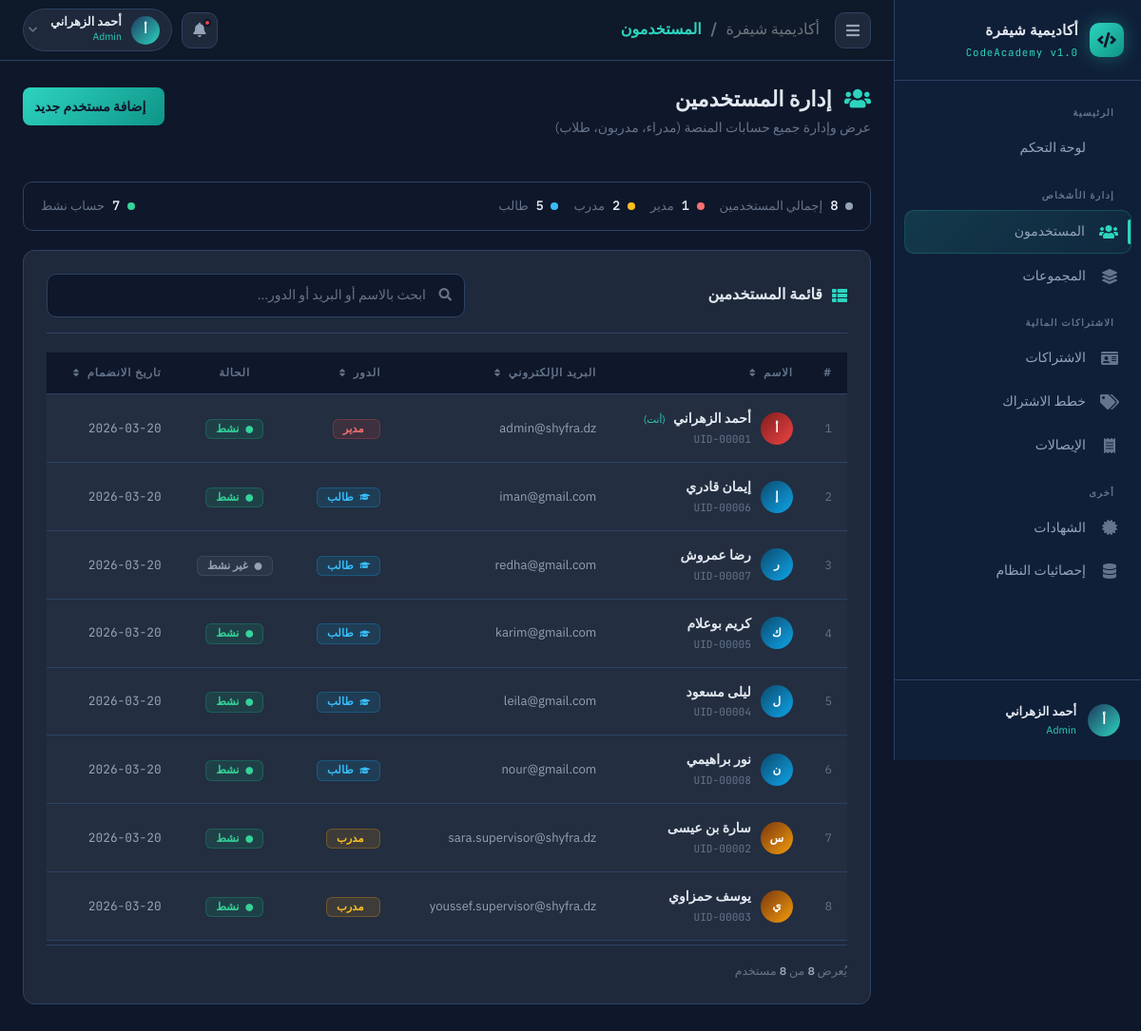
/users (signed in), run on an earlier commit of the app's database.
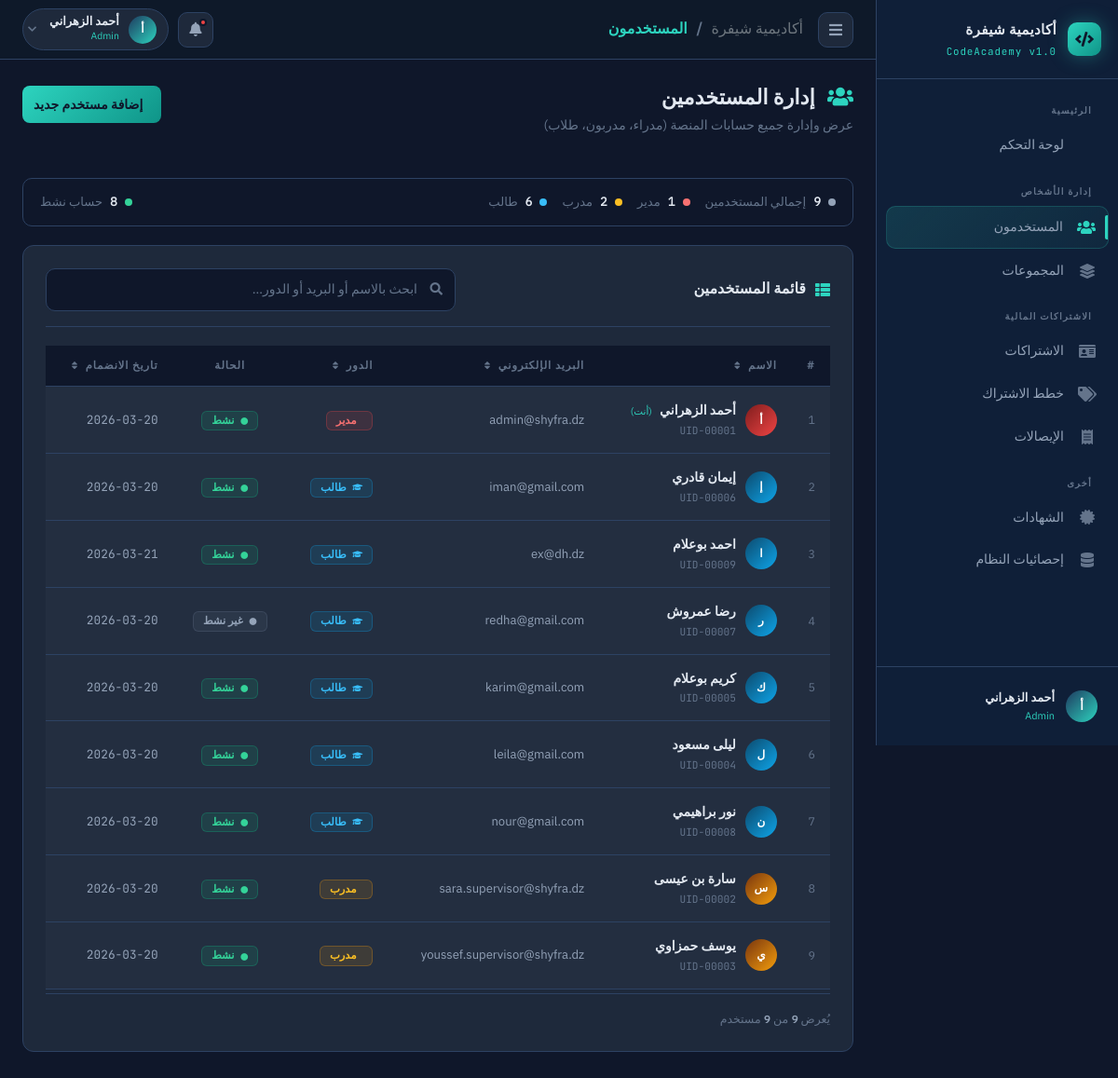
And on a later commit of the database.
### models.py (models this page shows, shortened)
class User(UserMixin, db.Model):           # UserMixin MUST come before db.Model
    __tablename__ = "Users"
    user_id       = db.Column(db.Integer,     primary_key=True, autoincrement=True)
    fname         = db.Column(db.String(60),  nullable=False,   comment="الاسم الأول")
    lname         = db.Column(db.String(60),  nullable=False,   comment="اسم العائلة")
    email         = db.Column(db.String(150), nullable=False,   unique=True, index=True)
    password_hash = db.Column(db.String(255), nullable=False)
    role          = db.Column(db.Enum(RoleEnum),       nullable=False,
                              default=RoleEnum.Member, index=True)
    status        = db.Column(db.Enum(UserStatusEnum), nullable=False,
                              default=UserStatusEnum.Active, index=True)
    created_at    = db.Column(db.DateTime, nullable=False, default=datetime.utcnow)
    supervised_groups = db.relationship(
        "Group", back_populates="supervisor",
        foreign_keys="Group.supervisor_id", lazy="dynamic",
    )
    group_memberships = db.relationship(
        "GroupMember", back_populates="member",
        cascade="all, delete-orphan", lazy="dynamic",
    )
    subscriptions = db.relationship(
        "Subscription", back_populates="member",
        cascade="all, delete-orphan", lazy="dynamic",
    )
    certificates = db.relationship(
        "Certificate", back_populates="member",
        foreign_keys="Certificate.member_id",
        cascade="all, delete-orphan", lazy="dynamic",
    )
    issued_certificates = db.relationship(
        "Certificate", back_populates="issuer",
        foreign_keys="Certificate.issued_by", lazy="dynamic",
    )
    @property
    def is_active(self) -> bool:
        return self.status == UserStatusEnum.Active
    @property
    def full_name(self) -> str:
        return f"{self.fname} {self.lname}"
    @property
    def is_admin(self) -> bool:
        return self.role == RoleEnum.Admin

### users_routes.py (the view)
    @app.route("/users", methods=["GET"])
    @login_required
    @admin_required
    def users():
        all_users = (
            User.query
            .order_by(User.role.asc(), User.fname.asc(), User.lname.asc())
            .all()
        )
        return render_template("users.html", users=all_users)

### app.py (called while the page is built)
def _init_login_manager(app: Flask) -> None:
    login_manager.init_app(app)
    login_manager.login_view         = "login"
    login_manager.login_message      = "يرجى تسجيل الدخول للوصول إلى هذه الصفحة."
    login_manager.login_message_category = "warning"
    login_manager.remember_cookie_name = "shyfra_remember"
    @login_manager.user_loader
    def load_user(user_id: str) -> User | None:
        try:
            return db.session.get(User, int(user_id))
        except (ValueError, TypeError):
            return None
    @login_manager.unauthorized_handler
    def unauthorized():
        """Custom handler so we can flash a specific message."""
        flash("يجب تسجيل الدخول أولاً للوصول إلى هذه الصفحة.", "warning")
        return redirect(url_for("login"))

### groups_routes.py (called while the page is built)
def admin_required(f):
    @wraps(f)
    def decorated(*args, **kwargs):
        if not current_user.is_admin:
            flash("هذه الصفحة مخصصة للمسؤول فقط.", "danger")
            return redirect(url_for("dashboard"))
        return f(*args, **kwargs)
    return decorated

### templates/users.html (shortened to what the changed rows need)
{% extends 'base.html' %}
{% block content %}
<div class="page-header d-flex align-items-start justify-content-between flex-wrap gap-3">
    <div>
        <h1 class="page-title">
            <i class="fa-solid fa-users me-2" style="color:#2dd4bf;" aria-hidden="true"></i>
            إدارة المستخدمين
        </h1>
    </div>
</div>
{% set admins = users | selectattr('role.value','equalto','Admin') | list %}
{% set supervisors = users | selectattr('role.value','equalto','Supervisor') | list %}
{% set members = users | selectattr('role.value','equalto','Member') | list %}
{% set actives = users | selectattr('is_active') | list %}
<div class="summary-banner" role="region" aria-label="ملخص المستخدمين">
    <div class="summary-item">
        <span class="summary-dot" style="background:#94a3b8;" aria-hidden="true"></span>
        <span class="summary-val">{{ users | length }}</span>
        <span class="summary-lbl">إجمالي المستخدمين</span>
    </div>
    <div class="summary-item">
        <span class="summary-dot" style="background:#38bdf8;" aria-hidden="true"></span>
        <span class="summary-val">{{ members | length }}</span>
        <span class="summary-lbl">طالب</span>
    </div>
    <div class="summary-item" style="margin-right:auto;">
        <span class="summary-dot" style="background:#34d399;" aria-hidden="true"></span>
        <span class="summary-val">{{ actives | length }}</span>
        <span class="summary-lbl">حساب نشط</span>
    </div>
</div>
<div class="content-card" role="region" aria-label="جدول المستخدمين">
    <div class="content-card-header flex-column flex-md-row
              align-items-start align-items-md-center gap-3">
        <h2 class="content-card-title mb-0">
            <i class="fa-solid fa-table-list" aria-hidden="true"></i>
            قائمة المستخدمين
        </h2>
    </div>
    <div class="table-responsive">
        <table id="usersTable" class="table table-dark-custom mb-0" aria-label="جدول المستخدمين" aria-live="polite">
            <thead>
                <tr>
                    <th scope="col" style="width:36px;" aria-hidden="true">#</th>
                    <th scope="col" data-sort="name">
                        الاسم
                        <i class="fa-solid fa-sort sort-icon" aria-hidden="true"></i>
                    </th>
                    <th scope="col" class="col-email" data-sort="email">
                        البريد الإلكتروني
                        <i class="fa-solid fa-sort sort-icon" aria-hidden="true"></i>
                    </th>
                    <th scope="col" data-sort="role">
                        الدور
                        <i class="fa-solid fa-sort sort-icon" aria-hidden="true"></i>
                    </th>
                    <th scope="col" class="col-status text-center">الحالة</th>
                    <th scope="col" class="col-date" data-sort="date">
                        تاريخ الانضمام
                        <i class="fa-solid fa-sort sort-icon" aria-hidden="true"></i>
                    </th>
                </tr>
            </thead>
            <tbody id="tableBody">
                {% for user in users %}
                {% if user.role.value == 'Admin' %}
                {% set role_ar = 'مدير' %}
                {% set role_badge = 'badge-role-admin' %}
                {% set role_icon = 'fa-shield-halved' %}
                {% set avatar_cls = 'avatar-admin' %}
                {% elif user.role.value == 'Supervisor' %}
                {% set role_ar = 'مدرب' %}
                {% set role_badge = 'badge-role-supervisor' %}
                {% set role_icon = 'fa-chalkboard-user' %}
                {% set avatar_cls = 'avatar-supervisor' %}
                {% else %}
                {% set role_ar = 'طالب' %}
                {% set role_badge = 'badge-role-member' %}
                {% set role_icon = 'fa-graduation-cap' %}
                {% set avatar_cls = 'avatar-member' %}
                {% endif %}
                <tr class="user-row" data-name="{{ user.fname }} {{ user.lname }}" data-email="{{ user.email }}"
                    data-role="{{ role_ar }}" data-status="{{ user.status.value }}"
                    data-date="{{ user.created_at.strftime('%Y-%m-%d') }}"
                    aria-label="{{ user.full_name }} — {{ role_ar }}">
                    <td style="color:var(--text-muted);font-size:.78rem;">
                        {{ loop.index }}
                    </td>
                    <td>
                        <div class="user-chip">
                            <div class="user-avatar {{ avatar_cls }}" aria-hidden="true" title="{{ user.full_name }}">
                                {{ user.fname[0] | upper }}
                            </div>
                            <div>
                                <div class="user-full-name">
                                    {{ user.fname }} {{ user.lname }}
                                    {% if user.user_id == current_user.user_id %}
                                    <span style="font-size:.65rem;color:#2dd4bf;
                               font-weight:500;margin-right:5px;" title="هذا حسابك">
                                        (أنت)
                                    </span>
                                    {% endif %}
                                </div>
                                <div class="user-id-sub" aria-label="معرف المستخدم {{ user.user_id }}">
                                    UID-{{ "%05d" % user.user_id }}
                                </div>
                            </div>
                        </div>
                    </td>
                    <td class="col-email">
                        <span class="email-cell" title="{{ user.email }}">
                            {{ user.email }}
                        </span>
                    </td>
                    <td>
                        <span class="badge badge-custom {{ role_badge }}" aria-label="الدور: {{ role_ar }}">
                            <i class="fa-solid {{ role_icon }}"
                                style="font-size:.55rem;vertical-align:middle;margin-left:4px;" aria-hidden="true"></i>
                            {{ role_ar }}
                        </span>
                    </td>
                    <td class="col-status text-center">
                        {% if user.is_active %}
                        <span class="badge badge-custom badge-status-active" aria-label="الحالة: نشط">
                            <i class="fa-solid fa-circle" style="font-size:.5rem;vertical-align:middle;margin-left:4px;"
                                aria-hidden="true"></i>
                            نشط
                        </span>
                        {% else %}
                        <span class="badge badge-custom badge-status-inactive" aria-label="الحالة: غير نشط">
                            <i class="fa-solid fa-circle" style="font-size:.5rem;vertical-align:middle;margin-left:4px;"
                                aria-hidden="true"></i>
                            غير نشط
                        </span>
                        {% endif %}
                    </td>
                    <td class="col-date">
                        <span class="date-mono" aria-label="{{ user.created_at.strftime('%d/%m/%Y') }}">
                            {{ user.created_at.strftime('%Y-%m-%d') }}
                        </span>
                    </td>
                </tr>
                {% endfor %}
            </tbody>
        </table>
    </div>
    <div class="d-flex align-items-center justify-content-between
              flex-wrap gap-2 pt-3 mt-1" style="border-top:1px solid var(--surface-border);">
        <span style="font-size:.78rem;color:var(--text-muted);">
            يُعرض
            <strong id="visibleCount" style="color:var(--text-secondary);">{{ users | length }}</strong>
            من
            <strong style="color:var(--text-secondary);">{{ users | length }}</strong>
            مستخدم
        </span>
    </div>
</div>
{% endblock %}

### templates/base.html (shortened to what the changed rows need)
<!DOCTYPE html>
<html lang="ar" dir="rtl">
<head>
    <link rel="stylesheet" href="{{ url_for('static', filename='css/fonts.css') }}" />
    <link rel="stylesheet" href="{{ url_for('static', filename='css/bootstrap.rtl.min.css') }}" />
    <link rel="stylesheet" href="{{ url_for('static', filename='css/fontawesome.css') }}" />
</head>
<body>
    <nav id="sidebar" role="navigation" aria-label="القائمة الرئيسية">
        <div class="sidebar-footer">
            {% if current_user is defined and current_user.is_authenticated %}
            <div class="sidebar-user" title="{{ current_user.full_name }}">
                <div class="sidebar-avatar" aria-hidden="true">
                    {{ current_user.fname[0] | upper }}
                </div>
                <div class="sidebar-user-info">
                    <div class="sidebar-user-name">{{ current_user.full_name }}</div>
                    <div class="sidebar-user-role">{{ current_user.role.value }}</div>
                </div>
            </div>
            {% endif %}
        </div>
    </nav>
    <header id="topbar" role="banner">
        <div class="topbar-actions" role="toolbar" aria-label="أدوات الصفحة">
            <div class="dropdown" id="profileDropdownWrapper">
                <a href="#" class="profile-dropdown-toggle" id="profileDropdownBtn" aria-expanded="false"
                    aria-haspopup="true" aria-label="قائمة الملف الشخصي">
                    <div class="profile-avatar" aria-hidden="true">
                        {% if current_user is defined and current_user.is_authenticated %}
                        {{ current_user.fname[0] | upper }}
                        {% else %}
                        <i class="fa-solid fa-user" style="font-size:0.7rem;"></i>
                        {% endif %}
                    </div>
                    <div class="profile-info">
                        <span class="profile-name">
                            {% if current_user is defined and current_user.is_authenticated %}
                            {{ current_user.full_name }}
                            {% else %}
                            ضيف
                            {% endif %}
                        </span>
                        <span class="profile-role">
                            {% if current_user is defined and current_user.is_authenticated %}
                            {{ current_user.role.value }}
                            {% else %}
                            —
                            {% endif %}
                        </span>
                    </div>
                    <i class="fa-solid fa-chevron-down"
                        style="font-size:0.65rem; color:var(--text-muted); margin-right:4px;" aria-hidden="true"></i>
                </a>
            </div>
        </div>
    </header>
    <main id="main-wrapper" role="main" aria-label="المحتوى الرئيسي">
        {% block content %}{% endblock %}
    </main>
</body>
</html>

What changed in the data, as far as the page shows it:
added User: fname "ا", fname "احمد", lname "بوعلام", user_id "00009", email "ex@dh.dz", role_ar "طالب", status "Active" (drawn), created_at "2026-03-21"
Also different on the page:
{{ users | length }}: "8" → "9"
{{ members | length }}: "5" → "6"
{{ actives | length }}: "7" → "8"
